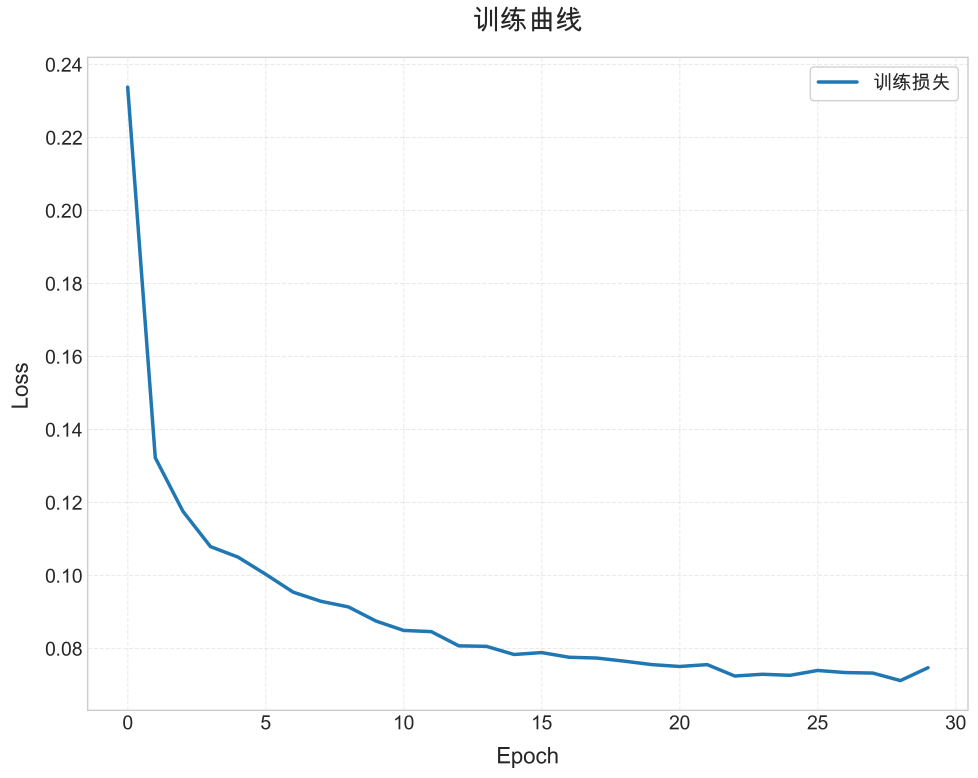
#> input picture checkpoints/exp3_Decoder_ImageNet/logs/loss_curve_refined_zh.png, 2934 x 2334 px (shown at 1/3 size); its folder holds only this picture in this run
$ python -i preprocess_imagenet.py   (imports and definitions only)
#> lines starting #> are read from the running program, lines starting #| are printed output that depends on the picture
import os
from PIL import Image
try:
    # Pillow >= 10
    Resample = Image.Resampling.BILINEAR
except AttributeError:
    # Pillow < 10
    Resample = Image.BILINEAR

# 目标目录 (自动修正用户输入 orgin -> origin)
TARGET_DIR = os.path.join("datasets", "ImageNet-C", "origin")

def process_image(img_path):
    try:
        # 打开图片
        with Image.open(img_path) as img:
            # 转换为 RGB 防止 RGBA 保存为 JPG 出错
#> img is the input picture: PIL image 2934x2334 RGBA; mean R, G, B, A 252, 252.5, 252.9, 255
            img = img.convert('RGB')
#> img: PIL image 2934x2334 RGB
            w, h = img.size
#> w = 2934; h = 2334

            # 1. Resize (等比缩放短边至 256)
            if w < h:
                new_w = 256
                new_h = int(h * (256 / w))
            else:
                new_h = 256
                new_w = int(w * (256/h))
#> new_w = 321

            # 使用双线性插值进行缩放 (标准 ImageNet 预处理)
            img = img.resize((new_w, new_h), Resample)
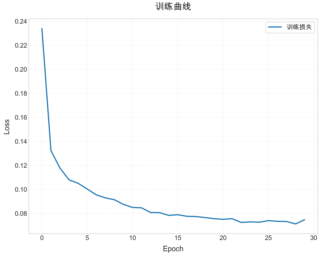
#> img: PIL image 321x256 RGB; mean R, G, B 252, 252.5, 252.9

            # 2. Center Crop (中心裁剪至 224x224)
            left = (new_w - 224) // 2
#> left = 48
            top = (new_h - 224) // 2
            right = left + 224
#> right = 272
            bottom = top + 224

            img = img.crop((left, top, right, bottom))
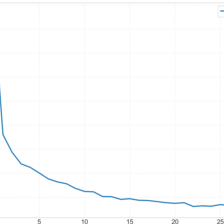
#> img: PIL image 224x224 RGB; mean R, G, B 252.8, 253.3, 253.8

            # 3. Save (直接覆盖原文件)
            # 使用 quality=95 尽可能保留质量，虽然对于数据集修改来说已经是有损的
            img.save(img_path, quality=95)
            return True
    except Exception as e:
        print(f"Error processing {img_path}: {e}")
        return False

def main():
    abs_target_dir = os.path.abspath(TARGET_DIR)

    if not os.path.exists(abs_target_dir):
        print(f"Error: Directory not found: {abs_target_dir}")
        print("Please check the path.")
        return

    print(f"Target Directory: {abs_target_dir}")
    print("Starting processing (Resize 256 -> CenterCrop 224)...")

    count = 0
    errors = 0

    # 递归遍历目录
    for root, dirs, files in os.walk(abs_target_dir):
        for file in files:
            # 检查常见的图片扩展名
            if file.lower().endswith(('.jpg', '.jpeg', '.png', '.bmp', '.tiff', '.webp')):
                full_path = os.path.join(root, file)
                if process_image(full_path):
                    count += 1
                    if count % 100 == 0:
                        print(f"Processed {count} images...", end='\r')
                else:
                    errors += 1

    print(f"\nCompleted. Processed {count} images. {errors} errors.")

# [2 lines not run here, left out]

>>> result = process_image('../checkpoints/exp3_Decoder_ImageNet/logs/loss_curve_refined_zh.png')
